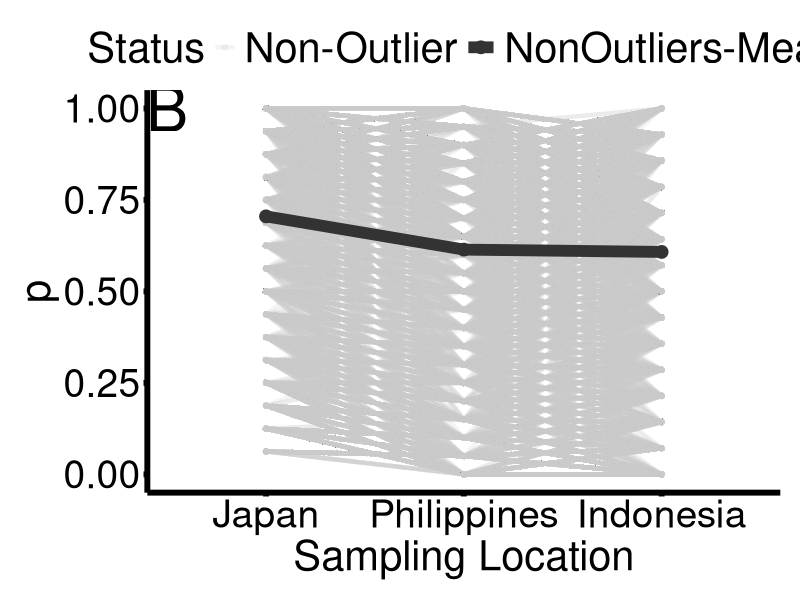
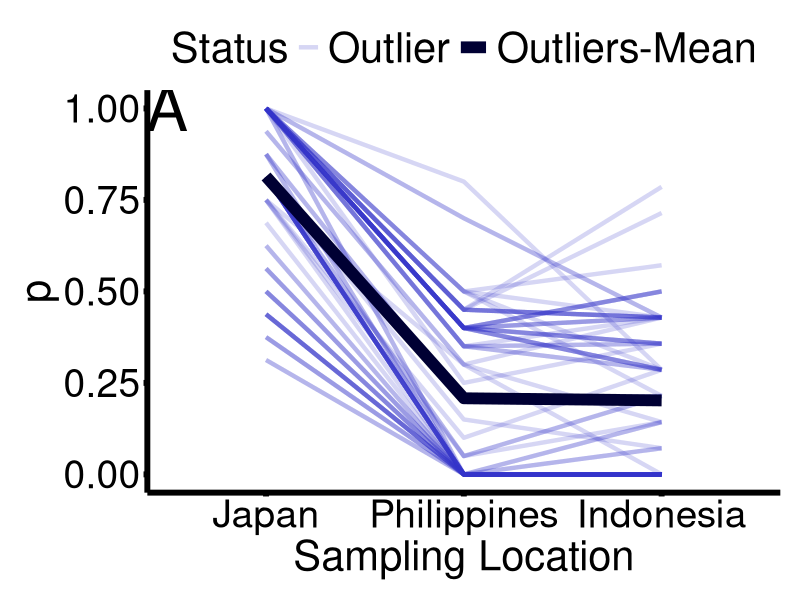
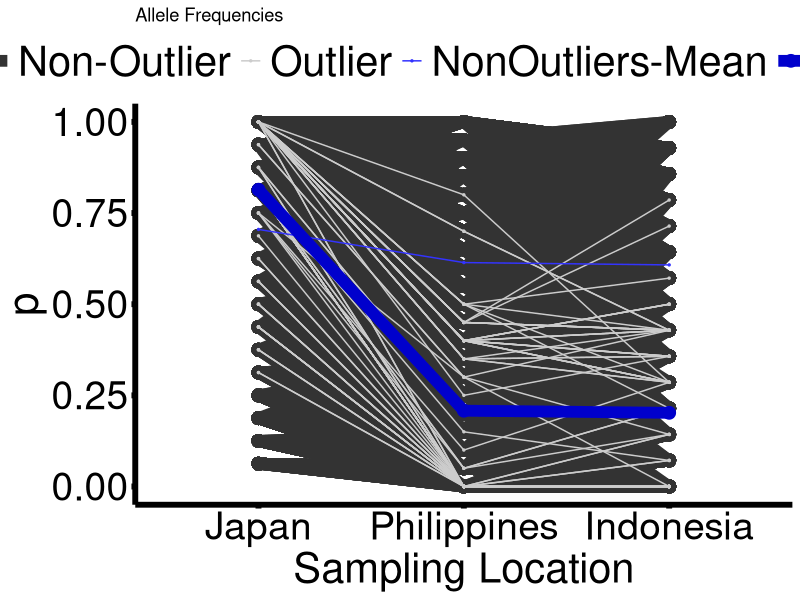
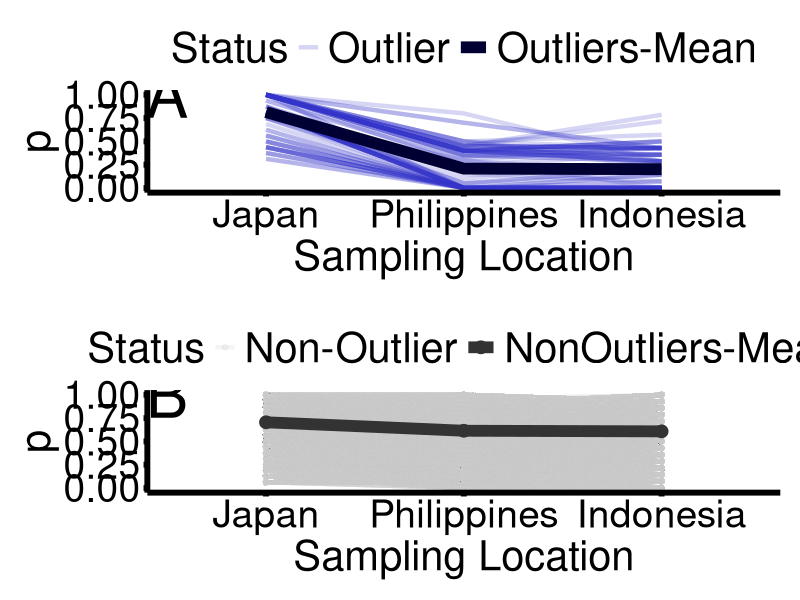

Write R code to recreate these figures, in order.
############################################# Script for creating allele frequency line plots ###################################################

#allele frequencies at each location for different sets of loci (loci associated with diff SST env variables)
#includes plot of mean allele frequencies for all 4212 loci
#allele frequencies are polarized so J is highest

#################################################################################################################################################

######## Set-up ########

#set working directory
setwd("C:/Users/rclar/Dropbox/Pinsky_Lab/Transcriptome_Proj/R_scripts/A_clarkii_transcriptomics/")
getwd()

remove(list = ls())

#loading libraries
library(readr) #v.2.1.4
library(tidyverse) #v.2.0.0
library(gridExtra) #v.2.3

#read in data
allele_freqs <- read_csv("Data/polarized_allele_freqs.csv", col_names = TRUE)
  colnames(allele_freqs) <- c("Number", "Contig_bp", "p", "Status", "Pop")

#################################################################################################################################################

######## Allele frequency plots ########

allele_freqs$Pop2 <- factor(allele_freqs$Pop, levels = c("Japan", "Philippines", "Indonesia")) #ordering X-axis
allele_freqs$Status <- factor(allele_freqs$Status, c("Outliers-Mean", "NonOutliers-Mean", "Outlier", "Non-Outlier"))

#no outlier loci AF plot
allele_freqs_NO_only <- subset(allele_freqs, Status == "Non-Outlier" | Status == "NonOutliers-Mean")
allele_freqs_NO_plot <- ggplot(data = allele_freqs_NO_only, aes(x = Pop2, y = p, group = Contig_bp, color = Status, size = Status)) + 
  geom_line(data = subset(allele_freqs_NO_only, Status == "Non-Outlier"), alpha = 0.2) + geom_point(data = subset(allele_freqs_NO_only, Status == "Non-Outlier"), alpha = 0.2) + 
  geom_line(data = subset(allele_freqs_NO_only, Status == "NonOutliers-Mean")) + geom_point(data = subset(allele_freqs_NO_only, Status == "NonOutliers-Mean"))
allele_freqs_NO_plot_annotated <- allele_freqs_NO_plot + theme_bw() + 
  labs(title = "Allele Frequencies", y = "p", x = "Sampling Location") + 
  scale_size_manual(values = c(1.5, 4)) + scale_color_manual(values = c("#CCCCCC", "#333333")) + 
  annotate("text", x = 0.5, y = 1, label = "B", size = 16) + 
  theme(panel.border = element_blank(), panel.grid.major = element_blank(),
        panel.grid.minor = element_blank(), axis.line = element_line(size = 2), 
        axis.ticks = element_line(color = "black", size = 2), 
        axis.text = element_text(size = 28, color = "black"), 
        axis.title = element_text(size = 30), legend.position = "top",
        plot.title = element_blank(), plot.margin = unit(c(.5,.5,.5,.5), "cm"),
        legend.text = element_text(size = 30), legend.title = element_text(size = 30))
allele_freqs_NO_plot_annotated

#outlier only AF plot
allele_freqs_outlier_only <- subset(allele_freqs, Status == "Outlier" | Status == "Outliers-Mean")
allele_freqs_outlier_plot <- ggplot(data = allele_freqs_outlier_only, aes(x = Pop2, y = p, group = Contig_bp, color = Status, size = Status)) + 
  geom_line(data = subset(allele_freqs_outlier_only, Status == "Outlier"), alpha = 0.2) + 
  geom_line(data = subset(allele_freqs_outlier_only, Status == "Outliers-Mean"))
allele_freqs_outlier_annotated <- allele_freqs_outlier_plot + theme_bw() + 
  labs(title = "Allele Frequencies", y = "p", x = "Sampling Location") + 
  scale_size_manual(values = c(1.5, 4)) + scale_color_manual(values = c("#3333CC", "#000033")) + 
  annotate("text", x = 0.5, y = 1, label = "A", size = 16) + 
  theme(panel.border = element_blank(), panel.grid.major = element_blank(),
        panel.grid.minor = element_blank(), axis.line = element_line(size = 2), 
        axis.ticks = element_line(color = "black", size = 2), 
        axis.text = element_text(size = 28, color = "black"), 
        axis.title = element_text(size = 30), legend.position = "top",
        plot.title = element_blank(), plot.margin = unit(c(.5,.5,.5,.5), "cm"),
        legend.text = element_text(size = 30), legend.title = element_text(size = 30))
allele_freqs_outlier_annotated

#all loci AF plot
allele_freqs_plot <- ggplot(data = allele_freqs, aes(x = Pop2, y = p, group = Contig_bp, color = Status, size = Status)) + 
  geom_line(data = subset(allele_freqs, Status == "Non-Outlier")) + geom_point(data = subset(allele_freqs, Status == "Non-Outlier")) + 
  geom_line(data = subset(allele_freqs, Status == "Outlier")) + geom_point(data = subset(allele_freqs, Status == "Outlier")) + 
  geom_line(data = subset(allele_freqs, Status == "NonOutliers-Mean")) + geom_point(data = subset(allele_freqs, Status == "NonOutliers-Mean")) + 
  geom_line(data = subset(allele_freqs, Status == "Outliers-Mean")) + geom_point(data = subset(allele_freqs, Status == "Outliers-Mean")) 
allele_freqs_plot_annotated <- allele_freqs_plot + theme_bw() + 
  labs(title = "Allele Frequencies", y = "p", x = "Sampling Location") + 
  scale_size_manual(values = c(4, 0.5, 0.5, 4)) + scale_color_manual(values = c("#333333", "#CCCCCC", "#3333FF", "#0000CC")) + 
  theme(panel.border = element_blank(), panel.grid.major = element_blank(),
        panel.grid.minor = element_blank(), axis.line = element_line(size = 2), 
        axis.ticks = element_line(color = "black", size = 2), 
        axis.text = element_text(size = 28, color = "black"), 
        axis.title = element_text(size = 30), legend.position = "top", 
        legend.text = element_text(size = 30), legend.title = element_text(size = 30))
allele_freqs_plot_annotated

#arrange plots together
AF_all_plot <- grid.arrange(allele_freqs_outlier_annotated, allele_freqs_NO_plot_annotated, ncol = 1)
AF_all_plot
